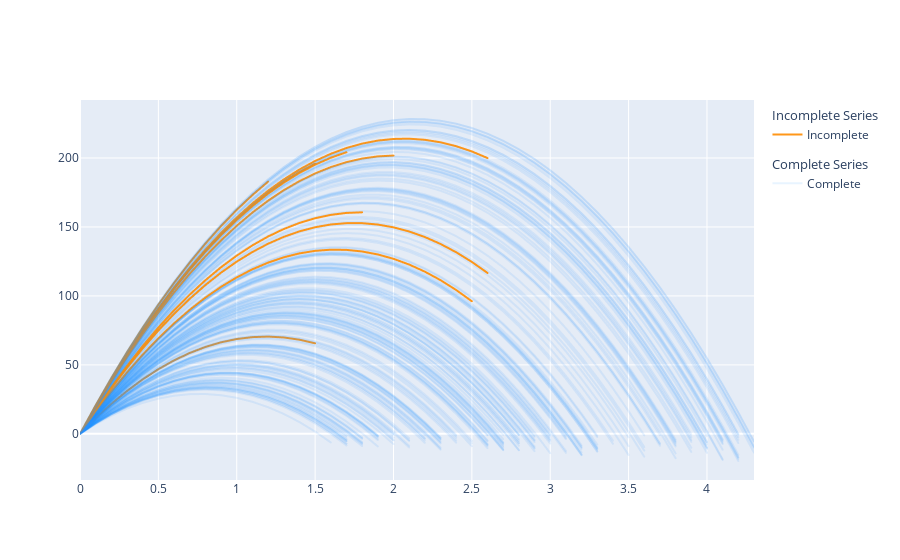

Write notebook code for a chart like this one.
### Markdown cell above
Here we plot the data. All the finished series are shown in blue and the unfinished series are shown in orange.

### Code cell
fig = go.Figure()
first_complete, first_incomplete = True, True

for id in df.id.unique():
    if id in unfinished_ids:
        fig.add_trace(go.Scattergl(
            x=df[df.id == id].time,
            y=df[df.id == id].y,
            name="Incomplete",
            mode="lines",
            line_color="darkorange",
            opacity=0.9,
            legendgroup="i",
            legendgrouptitle=dict(text="Incomplete Series"),
            showlegend=first_incomplete,
        ))
        first_incomplete=False
    else:
        fig.add_trace(go.Scattergl(
            x=df[df.id == id].time,
            y=df[df.id == id].y,
            name="Complete",
            mode="lines",
            line_color="dodgerblue",
            opacity=0.1,
            legendgroup="c",
            legendgrouptitle=dict(text="Complete Series"),
            showlegend=first_complete
        ))
        first_complete=False
fig.show()
